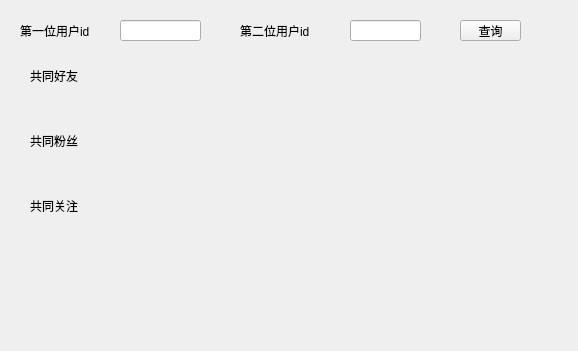
<?xml version="1.0" encoding="UTF-8"?>
<ui version="4.0">
 <class>Search_Common</class>
 <widget class="QWidget" name="Search_Common">
  <property name="geometry">
   <rect>
    <x>0</x>
    <y>0</y>
    <width>578</width>
    <height>351</height>
   </rect>
  </property>
  <property name="windowTitle">
   <string>Form</string>
  </property>
  <widget class="QLabel" name="label">
   <property name="geometry">
    <rect>
     <x>20</x>
     <y>20</y>
     <width>81</width>
     <height>21</height>
    </rect>
   </property>
   <property name="text">
    <string>第一位用户id</string>
   </property>
  </widget>
  <widget class="QLineEdit" name="firstIdEdit">
   <property name="geometry">
    <rect>
     <x>120</x>
     <y>20</y>
     <width>81</width>
     <height>21</height>
    </rect>
   </property>
  </widget>
  <widget class="QLabel" name="label_2">
   <property name="geometry">
    <rect>
     <x>240</x>
     <y>20</y>
     <width>81</width>
     <height>21</height>
    </rect>
   </property>
   <property name="text">
    <string>第二位用户id</string>
   </property>
  </widget>
  <widget class="QLineEdit" name="secondIdEdit">
   <property name="geometry">
    <rect>
     <x>350</x>
     <y>20</y>
     <width>71</width>
     <height>21</height>
    </rect>
   </property>
  </widget>
  <widget class="QLabel" name="label_6">
   <property name="geometry">
    <rect>
     <x>30</x>
     <y>190</y>
     <width>51</width>
     <height>31</height>
    </rect>
   </property>
   <property name="text">
    <string>共同关注</string>
   </property>
  </widget>
  <widget class="QLabel" name="fans">
   <property name="geometry">
    <rect>
     <x>90</x>
     <y>130</y>
     <width>391</width>
     <height>61</height>
    </rect>
   </property>
   <property name="text">
    <string/>
   </property>
  </widget>
  <widget class="QLabel" name="friends">
   <property name="geometry">
    <rect>
     <x>100</x>
     <y>70</y>
     <width>361</width>
     <height>61</height>
    </rect>
   </property>
   <property name="text">
    <string/>
   </property>
  </widget>
  <widget class="QLabel" name="attentions">
   <property name="geometry">
    <rect>
     <x>90</x>
     <y>200</y>
     <width>381</width>
     <height>61</height>
    </rect>
   </property>
   <property name="text">
    <string/>
   </property>
  </widget>
  <widget class="QLabel" name="label_4">
   <property name="geometry">
    <rect>
     <x>30</x>
     <y>60</y>
     <width>51</width>
     <height>31</height>
    </rect>
   </property>
   <property name="text">
    <string>共同好友</string>
   </property>
  </widget>
  <widget class="QLabel" name="label_5">
   <property name="geometry">
    <rect>
     <x>30</x>
     <y>130</y>
     <width>51</width>
     <height>21</height>
    </rect>
   </property>
   <property name="text">
    <string>共同粉丝</string>
   </property>
  </widget>
  <widget class="QPushButton" name="searchBtn">
   <property name="geometry">
    <rect>
     <x>460</x>
     <y>20</y>
     <width>61</width>
     <height>21</height>
    </rect>
   </property>
   <property name="text">
    <string>查询</string>
   </property>
  </widget>
 </widget>
 <resources/>
 <connections/>
</ui>
